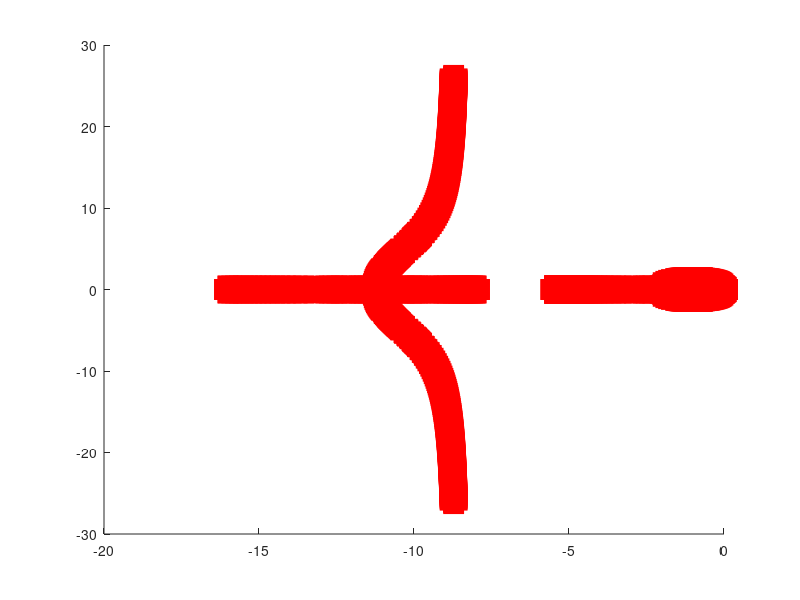

MATLAB code to generate this figure: (Note: this script raises an error after producing the figure.)
s = tf('s');

%% Define System Parameters
Izz = 0.170197;
Ixx = 0.025028;
Iyy = 0.16926;

m = 3.352;
g = 9.81;

motor_timing_constant = 0.125;

%% Roll
roll_rate_tf        = (1/(motor_timing_constant*Iyy))/(s*(s + (1/motor_timing_constant)))

roll_rate_controller_tf    = 0.40935;
roll_rate_controller1_tf   = 1.7 * (s + 8) / (s + 16)
% roll_rate_controller2_tf   = 0.67294 * (s + 8) * (s + 0.5) / (s * (s + 16))
roll_rate_controller2_tf   = 2.0155 * (s + 5.713) * (s + 1.054) / (s * (s + 16))

transfer_function    = roll_rate_controller2_tf*roll_rate_tf;
% transfer_function1   = roll_rate_controller1_tf*roll_rate_tf;
% transfer_function2   = roll_rate_controller2_tf*roll_rate_tf;


% %% Plot Step Responses
% figure;
% hold on;
% 
% step(feedback(roll_rate_tf, 1), 'b')
% step(feedback(transfer_function, 1), 'r')
% step(feedback(transfer_function1, 1), 'g')
% step(feedback(transfer_function2, 1), 'm' )
% 
% xlabel('Time (seconds)', 'FontSize', 20)
% ylabel('Amplitude', 'FontSize', 20)
% legend({'Unity Feedback', 'P Controller', 'Lead-P Controller', 'Lead-PI Controller'}, 'FontSize', 16);
% title('Roll Rate Controller', 'FontSize', 16)
% grid on;
% 
% hold off;

% figure;
% hold on;
% 
% roll_rate_unitleadpi.Data = roll_rate_leadpi.Data/max(desired_roll.Data);
% desired_rollunit.Data = desired_roll.Data/max(desired_roll.Data);
% 
% plot(tout, desired_rollunit.Data, 'LineWidth', 2)
% plot(tout, roll_rate_unitleadpi.Data, 'LineWidth', 2)
% yl = ylim;
% plot(zeros(2001, 1)+5, -1000:1000, 'k--', 'LineWidth', 2);               %Plot Disturbance injection
% % plot(tout, roll_rate_leadpi_nolimits.Data, 'LineWidth', 2)
% % plot(tout, roll_rate_leadpi_limits.Data, 'LineWidth', 2)
% 
% ylim(yl);
% xlabel('Time (seconds)', 'FontSize', 20)
% ylabel('Amplitude', 'FontSize', 20)
% legend({'Reference', 'Lead-Lag Controller', 'Disturbance Injection'}, 'FontSize', 16);
% % title('Heave Controller - Step Responses', 'FontSize', 20)
% grid on;
% 
% hold off;

% figure;
% hold on;
% 
% plot(tout, motor_thrust.Data(:, 1), 'LineWidth', 2)
% plot(tout, motor_thrust.Data(:, 2), 'LineWidth', 2)
% % plot(tout, roll_rate_unitleadpi.Data, 'LineWidth', 2)
% yl = ylim
% plot(zeros(2001, 1)+5, -1000:1000, 'k--', 'LineWidth', 2);               %Plot Disturbance injection
% % plot(tout, roll_rate_leadpi_nolimits.Data, 'LineWidth', 2)
% % plot(tout, roll_rate_leadpi_limits.Data, 'LineWidth', 2)
% 
% ylim(yl);
% xlabel('Time (seconds)', 'FontSize', 20)
% ylabel('Amplitude', 'FontSize', 20)
% legend({'Motor 1 & 3', 'Motor 2 & 4', 'Disturbance Injection'}, 'FontSize', 16);
% % title('Heave Controller - Step Responses', 'FontSize', 20)
% grid on;
% 
% hold off;

% figure;
% %% Plot Bode Plot, Highlighting the crossover poles
% [mag, phase, wout]    = bode(roll_rate_tf);
% [Gm,Pm,Wgm,Wpm]       = margin(roll_rate_tf);
% 
% [mag1, phase1, wout1]  = bode(transfer_function);
% [Gm1,Pm1,Wgm1,Wpm1]     = margin(transfer_function);
% 
% % [mag2, phase2, wout2]  = bode(transfer_function1);
% % [Gm2,Pm2,Wgm2,Wpm2]    = margin(transfer_function1);
% % 
% % [mag3, phase3, wout3]  = bode(transfer_function2);
% % [Gm3,Pm3,Wgm3,Wpm3]    = margin(transfer_function2);
% 
% xl = [max([wout(1) wout1(1)]) min([wout(end) wout1(end)])];
% 
% subplot(2, 1, 1)
% semilogx(wout, 20*log10(squeeze(mag)), 'b', wout1, 20*log10(squeeze(mag1)), 'r')
% hold on;
% grid on;
% 
% % xl = xlim;
% yl = ylim;
% 
% plot(zeros(2001, 1)+Wpm, -1000:1000, 'k--', 'LineWidth', 2); %Mark Plot cross over point
% plot(zeros(2001, 1)+Wgm, -1000:1000, 'Color', [0.5 0.5 0.5], 'LineStyle', '--', 'LineWidth', 2); %Mark Plot cross over point
% 
% plot(zeros(2001, 1)+Wpm1, -1000:1000, 'k--', 'LineWidth', 2); %Mark Plot cross over point
% 
% plot(Wgm, -10-Gm, 'o', 'Color', [0.5 0.5 0.5], 'Markersize', 5, 'LineWidth', 5); %Mark Plot cross over point
% 
% plot(zeros(2001, 1)+Wgm1, -1000:1000, 'Color', [0.5 0.5 0.5], 'LineStyle', '--', 'LineWidth', 2); %Mark Plot cross over point
% plot(Wgm1, -10-Gm1, 'o', 'Color', [0.5 0.5 0.5], 'Markersize', 5, 'LineWidth', 5); %Mark Plot cross over point
% 
% dim = [.2 .5 .3 .3];
% str = ['Gain Margin = ' num2str(round(Gm1, 2)) newline 'Frequency = ' num2str(round(Wgm1, 2))];
% annotation('textbox',dim,'String',str,'FitBoxToText','on', 'FontSize', 12);
% 
% dim = [.2 .5 .5 .5];
% str = ['Gain Margin = ' num2str(round(Gm, 2)) newline 'Frequency = ' num2str(round(Wgm, 2))];
% annotation('textbox',dim,'String',str,'FitBoxToText','on', 'FontSize', 12);
% 
% xlim(xl)
% ylim(yl)
% 
% xlabel('Frequency (Rad/s)', 'FontSize', 20);
% ylabel('Magnitude (dB)', 'FontSize', 20);
% % title('Closed Roll Rate Loop Bode - Gain Plot', 'FontSize', 20)
% legend({'Unity Feedback', 'Lead-Lag Controller', 'Gain Crossover Frequencies'}, 'FontSize', 16)
% hold off;
% 
% subplot(2, 1, 2)
% semilogx(wout, squeeze(phase), 'b', wout1, squeeze(phase1), 'r')
% hold on;
% grid on;
% 
% % xl = xlim;
% yl = ylim;
% 
% %Plot first one so that legend is correct
% plot(zeros(2001, 1)+Wpm, -1000:1000, 'k--', 'LineWidth', 2); %Mark Plot cross over point
% plot(zeros(2001, 1)+Wgm, -1000:1000, 'Color', [0.5 0.5 0.5], 'LineStyle', '--', 'LineWidth', 2); %Mark Plot cross over point
% 
% %Mark and Plot Phase cross over points
% plot(zeros(2001, 1)+Wpm1, -1000:1000, 'k--', 'LineWidth', 2); %Mark Plot cross over point
% plot(Wpm1, Pm1-180, 'ko', 'Markersize', 5, 'LineWidth', 5); %Mark Plot cross over point
% plot(Wpm, Pm-180, 'ko', 'Markersize', 5, 'LineWidth', 5); %Mark Plot cross over point
% 
% %Plot Phase cross over points
% plot(zeros(2001, 1)+Wgm1, -1000:1000, 'Color', [0.5 0.5 0.5], 'LineStyle', '--', 'LineWidth', 2); %Mark Plot cross over point
% 
% %Annotation Boxes
% dim = [.2 .5 .5 .5];
% str = ['Phase Margin = ' num2str(round(Pm, 2)) newline 'Frequency = ' num2str(round(Wpm, 2))];
% annotation('textbox',dim,'String',str,'FitBoxToText','on', 'FontSize', 12);
% 
% dim = [.2 .5 .3 .3];
% str = ['Phase Margin = ' num2str(round(Pm1, 2)) newline 'Frequency = ' num2str(round(Wpm1, 2))];
% annotation('textbox',dim,'String',str,'FitBoxToText','on', 'FontSize', 12);
% 
% 
% xlim(xl)
% ylim(yl)
% xlabel('Frequency (Rad/s)', 'FontSize', 20);
% ylabel('Phase (Deg)', 'FontSize', 20);
% % title('Closed Roll Rate Loop Bode - Phase Plot', 'FontSize', 20)
% legend({'Unity Feedback', 'Lead-Lag Controller', 'Gain Crossover Frequencies'}, 'FontSize', 16)
% hold off;
% 
%% Plot Root Locus and highlight the closed loop poles
figure;
hold on;
                 
%Plot position of closed loop poles
cl_pole = rlocus(transfer_function, 1)     ;      
plot(real(cl_pole()),imag(cl_pole()),'rs','Markersize',15, 'LineWidth', 5)

%Plot position of open loop poles
ol_pole = rlocus(transfer_function, 0)      ;    
plot(real(ol_pole),imag(ol_pole),'bx','Markersize',15, 'LineWidth', 3)

%Plot position of open loop zeros
[pole, zero] = pzmap(feedback(transfer_function, 1))  ; 
plot(real(zero),imag(zero),'go','Markersize',10, 'LineWidth', 3)

%Plot Open loop root locus
rlocus(transfer_function, 'c')   

% title('Root Locus', 'FontSize', 20)
title('')
xlabel('Imaginary Axis', 'FontSize', 20);
ylabel('Real Axis', 'FontSize', 20);
legend({'Closed Loop Poles', 'Open Loop Poles', 'Zeros'}, 'FontSize', 16)

grid on;
hold off;
% 
